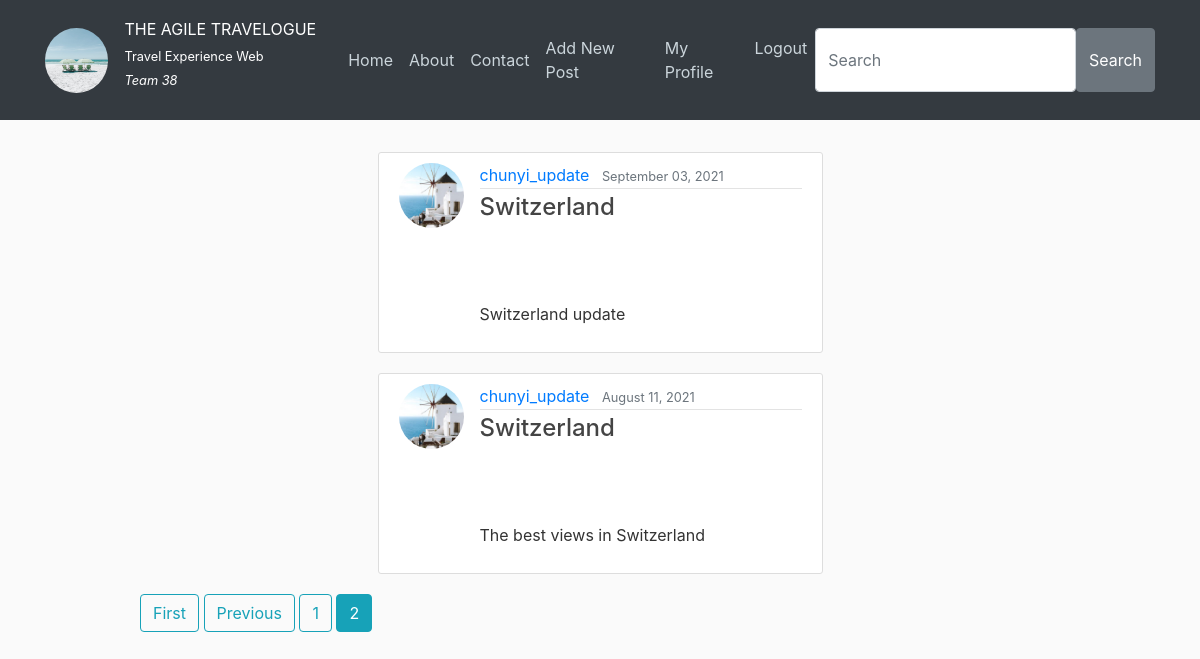
/?page=2 (signed in), run on the app's committed database.
### TravelExperienceApp/models.py (models this page shows, shortened)
class Post(models.Model):
    title = models.CharField(max_length=100)       # title (character field)
    file = models.FileField(upload_to="files")     # upload images
    content = models.TextField()                   # content
    date_posted = models.DateTimeField(default=timezone.now)     # date
    author = models.ForeignKey(User, on_delete=models.CASCADE)   # user
    likes = models.ManyToManyField(User, blank = True, related_name='likes')

### users/models.py (models this page shows, shortened)
class Profile(models.Model):
    user = models.OneToOneField(User, on_delete=models.CASCADE)
    image = models.ImageField(default='default_picture.jpg', upload_to='profile_pics')

### TravelExperienceApp/views.py (the view)
# urls.py: path('', PostListView.as_view(), name='TravelExperienceApp-home'),
class PostListView(ListView):
    model = Post
    template_name = 'TravelExperienceApp/home.html'
    context_object_name = 'posts'
    ordering = ['-date_posted']
    paginate_by = 3

### TravelExperienceApp/templates/TravelExperienceApp/home.html (shortened to what this page needs)
{% extends "TravelExperienceApp/base.html" %}
{% block content %}
    {% for post in posts %}
     <div class="row justify-content-center">
           <div class="col-md-6">
            <article class="media content-section" >
              <img class="rounded-circle article-img" src="{{ post.author.profile.image.url }}">
              <div class="media-body">
                <div class="article-metadata">
                  <a class="mr-2" href="{% url 'user-posts' post.author.username %}">{{ post.author }}</a>
                  <small class="text-muted">{{ post.date_posted|date:"F d, Y" }}</small>
                </div>
                <h4><a class="article-title" href="{% url 'post-detail' post.id %}">{{ post.title }}</a></h4>
                  <br/>
                  <br><br/>
                <p class="article-content">{{ post.content|linebreaksbr|slice:":80" }} </p>
              </div>
            </article>
           </div>
     </div>
    {% endfor %}
     {% if is_paginated %}
          {% if page_obj.has_previous %}
            <a class="btn btn-outline-info mb-4" href="?page=1">First</a>
            <a class="btn btn-outline-info mb-4" href="?page={{ page_obj.previous_page_number }}">Previous</a>
          {% endif %}
          {% for num in page_obj.paginator.page_range %}
            {% if page_obj.number == num %}
              <a class="btn btn-info mb-4" href="?page={{ num }}">{{ num }}</a>
            {% elif num > page_obj.number|add:'-3' and num < page_obj.number|add:'3' %}
              <a class="btn btn-outline-info mb-4" href="?page={{ num }}">{{ num }}</a>
            {% endif %}
          {% endfor %}
        {% endif %}
{% endblock content %}

### TravelExperienceApp/static/TravelExperienceApp/main.css (style rules this page uses)
body { background: #fafafa; color: #333333; margin-top: 5rem; }
h1, h2, h3, h4, h5, h6 { color: #444444; }
.content-section { background: #ffffff; padding: 10px 20px; border: 1px solid #dddddd; border-radius: 3px; margin-bottom: 20px; }
.article-title { color: #444444; }
.article-content { white-space: pre-line; }
.article-img { height: 65px; width: 65px; margin-right: 16px; }
.article-metadata { padding-bottom: 1px; margin-bottom: 4px; border-bottom: 1px solid #e3e3e3 }

### data on the page
Post: author.profile.image (placeholder picture), author "chunyi_update", date_posted "September 03, 2021", title "Switzerland", content "Switzerland update"
Post: author.profile.image (placeholder picture), author "chunyi_update", date_posted "August 11, 2021", title "Switzerland", content "The best views in Switzerland"

### other printed values
{{ num }} "1"
{{ num }} "2"
